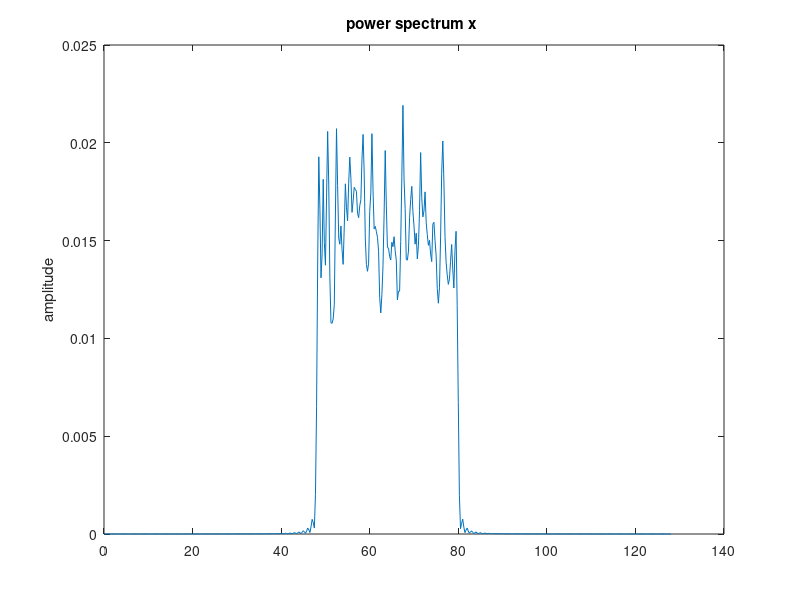

The MATLAB source for this figure:
clear all; close all;
bps=5;Nsymb=1000;ns=256;EbNo=10;
M=2^bps; % number of different symbols
BR=1; % Baud Rate
fc=2*M*BR; % RF frequency
%% Derived parameters
nb=bps*Nsymb; % number of simulated data bits
T=1/BR; % one symbol period
Ts=T/ns; % oversampling period
% M frequencies in "coherent" distance (BR)
%f=fc+BR/2*((1:M)-(M+1)/2);
% M frequencies in "non-coherent" distance (BR)
f=fc+BR*((1:M)-(M+1)/2);
% awgn channel
SNR=EbNo+10*log10(bps)-10*log10(ns/2); % in db
% input data bits
y=randi(2, 1, nb)-1; %
x=reshape(y,bps,length(y)/bps)';
t=[0:T:length(x(:,1))*T]'; % time vector on the T grid
tks=[0:Ts:T-Ts]';
%% FSK signal
s=[];
A=sqrt(2/T/ns);
for k=1:length(x(:,1))
fk=f(bi2de(x(k,:))+1);
tk=(k-1)*T+tks;
s=[s; sin(2*pi*fk*tk)];
end
figure('Name',"PART 3");pwelch(s,[],[],[],1/Ts);
